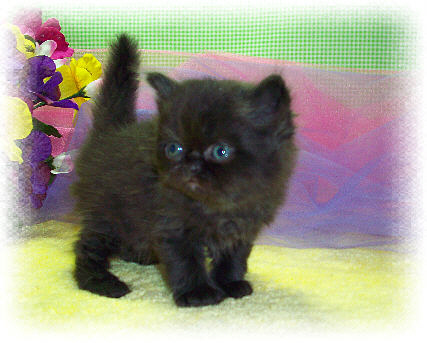
#> input picture data/images/1.jpg, 427 x 343 px
$ python kmeans.py
#> lines starting #> are read from the running program, lines starting #| are printed output that depends on the picture; after the words box and inside, x2 and y2 are one past the last pixel; in counts of white or black regions, pixels touching at a corner belong together
import numpy as np
from PIL import Image
import matplotlib.pyplot as plt
from skimage import io, color  # 导入图像处理库
import matplotlib
matplotlib.rc('font', family='Microsoft YaHei')
class KMeans:
    def __init__(self, n_clusters:int, n_init = 10, tol = 0.001):
        self.n_clusters = n_clusters
        self.max_iter = n_init
        self.tol = tol

    def fit(self, X):
        # 随机初始化聚类中心
        self.centers = X[np.random.choice(range(len(X)), size=self.n_clusters, replace=False)]
        # print(self.centers)
        for _ in range(self.max_iter):
            # 计算每个样本到各个聚类中心的距离
            distances = np.linalg.norm(X[:, np.newaxis] - self.centers, axis=2)
            # 找出每个样本最近的聚类中心
            labels = np.argmin(distances, axis=1)

            # 更新聚类中心为每个簇的均值
            new_centers = np.array([X[labels == i].mean(axis=0) for i in range(self.n_clusters)])

            # 如果聚类中心的变化小于阈值，停止迭代
            if np.allclose(new_centers, self.centers):
                break

            self.centers = new_centers

        self.labels_ = labels
        # self.inertia_ = sum(np.min(np.linalg.norm(X - self.centers[labels[i]], axis=1)) for i in range(len(X)))

    def predict(self, X):
        distances = np.linalg.norm(X[:, np.newaxis] - self.centers, axis=2)
        return np.argmin(distances, axis=1)

if __name__ == '__main__':
    img = np.array(Image.open("data/images/1.jpg"))
#> img is the input picture: shape (343, 427, 3); mean R, G, B 152.8, 150.1, 134.2
    h, w, c = img.shape  # (316, 474, 3) height width 通道
#> h = 343; w = 427; c = 3
    print('height:' + str(h) + ',  width:' + str(w) + ',  channel:' + str(c))
#| height:343,  width:427,  channel:3
    # 构建原始像素矩阵
    H = img[:,:,0]
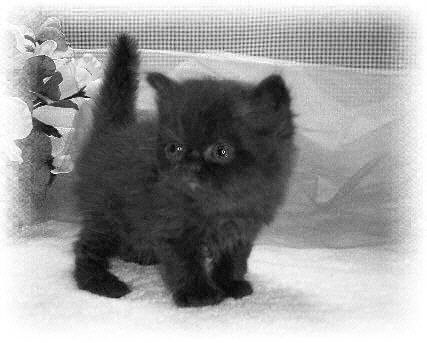
#> H: shape (343, 427); min 0, max 255, mean 152.8
    S = img[:,:,1]
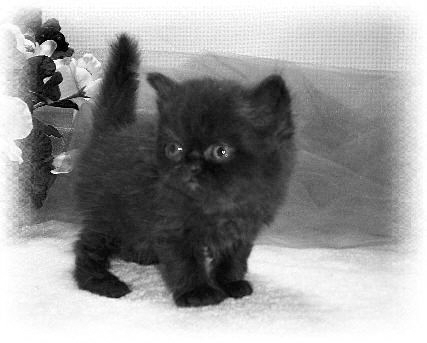
#> S: shape (343, 427); min 0, max 255, mean 150.1
    V = img[:,:,2]
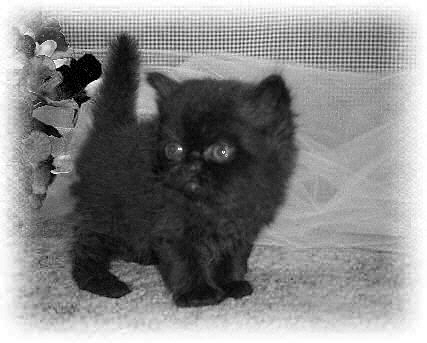
#> V: shape (343, 427); min 0, max 255, mean 134.2
    # 像素拼接
    # print(R)
    list_H = H.reshape([H.shape[0]*H.shape[1]])
    list_S = S.reshape([S.shape[0]*S.shape[1]])
    list_V = V.reshape([V.shape[0]*V.shape[1]])
    # print(list_R)
    print('像素拼接完成,一个通道的长度为' + str(len(list_H)))
#| 像素拼接完成,一个通道的长度为146461

    # 构建原始数据矩阵A   (3, 316*474)

    A = np.zeros(shape=(c,len(list_H)))
    A[0,:] = list_H
    A[1,:] = list_S
    A[2,:] = list_V
    # print(A.shape,A)
    k = 2
    kmeans = KMeans(n_clusters=k,n_init=10, tol=0.001) # {'k-means++', 'random', ndarray}或者callable
    kmeans.fit(A.T) # k-means按列聚类所以转置一下
#> in fit, `self.centers = X[np.random.choice(range(len(X)), size=self.n_clusters,..`: self.centers = [[247, 252, 246], [237, 245, 230]]
#> the loop in fit, `for _ in range(self.max_iter):` made 10 passes
#> self.centers on passes 1 to 10: [[251, 252.3, 247.9], [141.1, 137.9, 120.6]], [[233.1, 239.3, 209.2], [110, 102.6, 94.2]], [[221.6, 228.4, 195.5], [93.5, 82.67, 81.3]], [[215.7, 220.4, 189.3], [83.65, 72.86, 73.59]], [[211.8, 214.1, 185.8], [75.93, 66.74, 66.91]], [[208.3, 208.9, 183.5], [69.26, 61.56, 59.86]], [[205.2, 204.9, 181.7], [63.62, 56.91, 53.26]], [[203.9, 203.3, 180.6], [60.84, 54.34, 50.55]], [[203.5, 202.8, 180.1], [59.92, 53.44, 49.89]], [[203.3, 202.7, 180], [59.66, 53.18, 49.72]]
    labelIDs = np.unique(kmeans.labels_)
#> labelIDs = [0, 1]
    label = kmeans.labels_ # 聚类标签
    # print(label)
    # core = kmeans.cluster_centers_.T # 聚类中心
    print('k-means聚类完成')
    # 构建数据矩阵B
    B = np.zeros(shape=A.shape)
    for i in range(A.shape[0]):
        for j in range(A.shape[1]):
            B[i,j] = label[j] * 255
            # B[i,j] = core[i,label[j]]
    # print(B)

    # 合成新的图像
    H_new = B[0,:].reshape(h,w)
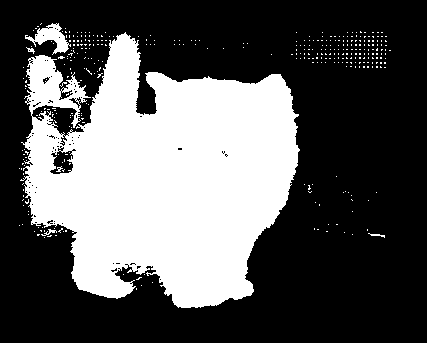
#> H_new: shape (343, 427) float64; 35.2% white; 367 white regions (362 under 20 px), largest, box (x1, y1, x2, y2) and area: (20, 32, 300, 308) 50063, (25, 23, 71, 55) 579, (41, 229, 57, 236) 39, (368, 233, 385, 238) 31, (26, 47, 35, 54) 26
    S_new = B[1,:].reshape(h,w)
    V_new = B[2,:].reshape(h,w)
    # [5 lines of commented-out code are left out]
    img_new = np.zeros(shape=(h,w))
    img_new = H_new
    print('新的像素矩阵合成完毕')

    # 图片输出
    plt.subplot(1,2,1) # 一共1*2，放在第一个位置
    plt.xlabel('原始图像',fontsize=18)
    plt.imshow(img/255)

    plt.subplot(1,2,2)
    plt.xlabel('RGB分割后图像',fontsize=18)
    img_gray = np.clip(img_new, 0, 255).astype(np.uint8)
    plt.imshow(img_gray,cmap='gray')
    plt.show()
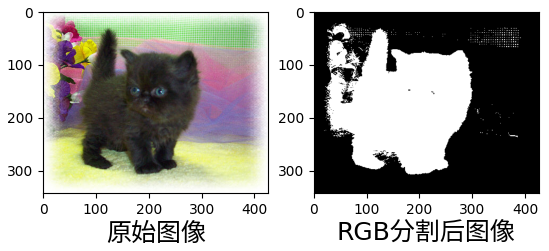
#> figure drawn by matplotlib, 2 panels

$ run again, with data/images/10.jpg copied over data/images/1.jpg
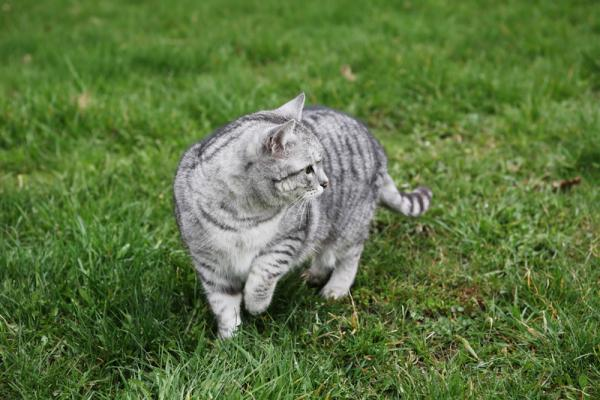
#> input picture data/images/10.jpg, 600 x 400 px
#> img is the input picture: shape (400, 600, 3); mean R, G, B 92.8, 117, 64.7
#| height:400,  width:600,  channel:3
#| 像素拼接完成,一个通道的长度为240000
#> in fit, `self.centers = X[np.random.choice(range(len(X)), size=self.n_clusters,..`: self.centers = [[78, 110, 45], [41, 78, 9]]
#> the loop in fit, `for _ in range(self.max_iter):` made 10 passes
#> self.centers on passes 1 to 8: [[102.4, 126.8, 73.26], [42.98, 66.33, 20.35]], [[108, 131.8, 79.21], [53.07, 78.66, 27.05]], [[114.1, 136.4, 86.36], [60.14, 87.43, 31.67]], [[121.2, 141.1, 95.29], [65.56, 93.92, 35.43]], [[128.7, 145.8, 105.5], [69.69, 98.5, 38.53]], [[136.1, 150.3, 116.1], [72.82, 101.7, 41.07]], [[142.7, 154.2, 125.8], [75.05, 103.8, 43.04]], [[148.1, 157.5, 133.9], [76.64, 105.2, 44.54]]
#> labelIDs = [0, 1]
#> `H_new = B[0,:].reshape(h,w)`:
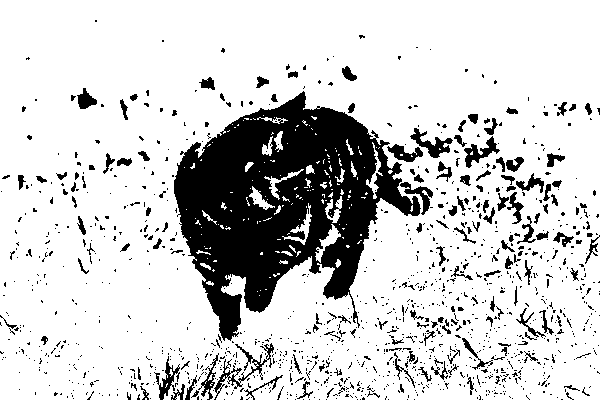
#> H_new: shape (400, 600) float64; 81.1% white; 1228 black regions (1075 under 20 px), largest, box (x1, y1, x2, y2) and area: (174, 91, 421, 341) 30721, (214, 343, 274, 400) 608, (410, 128, 453, 158) 460
#> `plt.show()`:
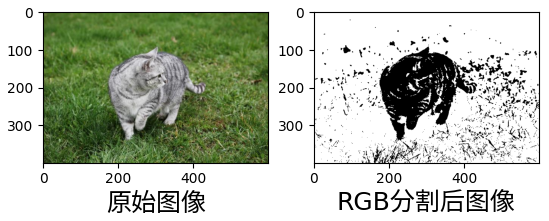
#> figure drawn by matplotlib, 2 panels

$ run again, with data/images/11.jpg copied over data/images/1.jpg
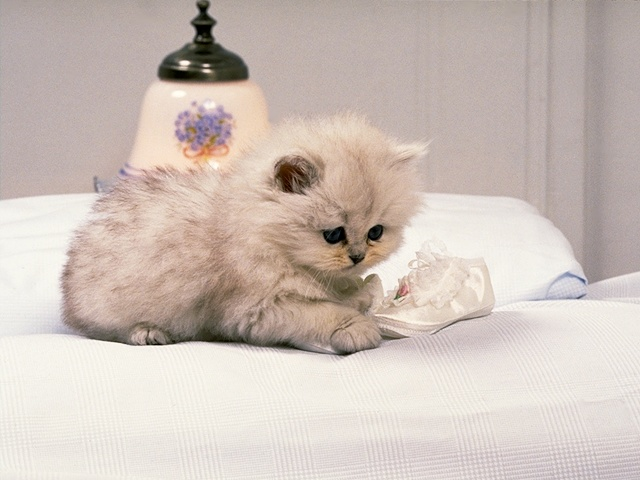
#> input picture data/images/11.jpg, 640 x 480 px
#> img is the input picture: shape (480, 640, 3); mean R, G, B 205.1, 192.3, 184.7
#| height:480,  width:640,  channel:3
#| 像素拼接完成,一个通道的长度为307200
#> in fit, `self.centers = X[np.random.choice(range(len(X)), size=self.n_clusters,..`: self.centers = [[252, 223, 193], [109, 102, 96]]
#> the loop in fit, `for _ in range(self.max_iter):` made 10 passes
#> self.centers on passes 1 to 8: [[214.6, 202.5, 195.5], [141.2, 123.6, 112.2]], [[215.1, 203.1, 196.2], [145, 126.7, 115.1]], [[215.7, 203.8, 196.9], [148.2, 130, 118.7]], [[216.3, 204.6, 197.7], [151.5, 133.4, 122.5]], [[217.2, 205.6, 198.7], [154.9, 137, 126.5]], [[218.4, 206.9, 199.9], [158.6, 141, 131]], [[220.5, 209.3, 202.2], [163.7, 146.6, 137.5]], [[225.1, 214.4, 207], [170.3, 153.7, 145.8]]
#> labelIDs = [0, 1]
#> `H_new = B[0,:].reshape(h,w)`:
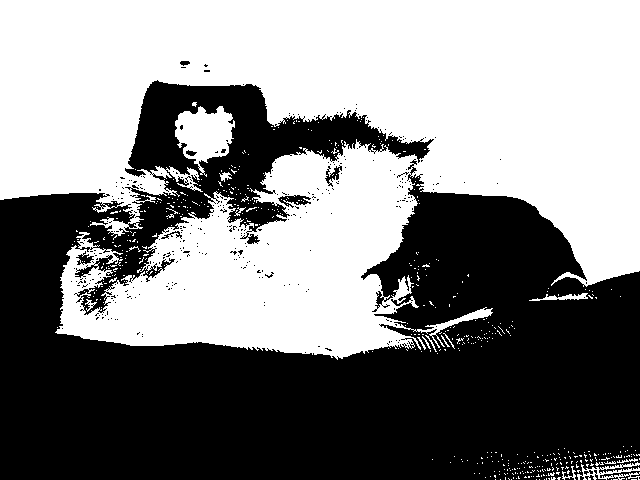
#> H_new: shape (480, 640) float64; 52% white; 329 black regions (318 under 20 px), largest, box (x1, y1, x2, y2) and area: (0, 80, 640, 480) 146044, (278, 195, 311, 208) 216, (600, 471, 640, 480) 159
#> `plt.show()`:
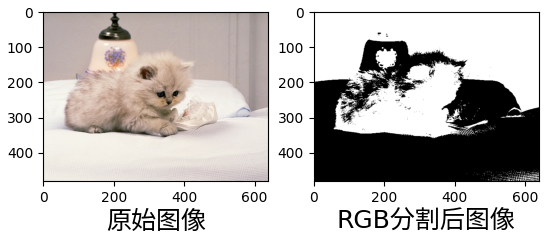
#> figure drawn by matplotlib, 2 panels
